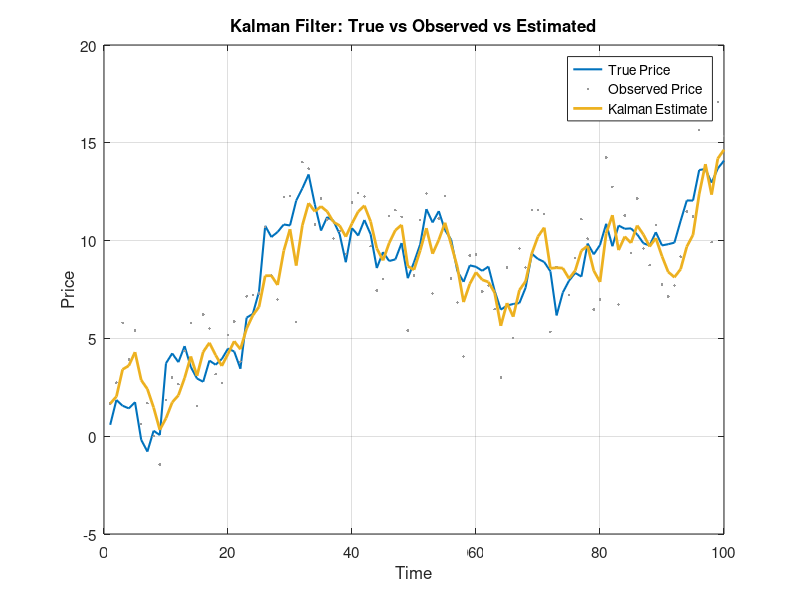

Source code (MATLAB):
% kalman_price_filter.m
% Simple Kalman filter on noisy price observations

n = 100;
true_price = cumsum(randn(n,1));               % Hidden state (e.g. real price)
observed_price = true_price + randn(n,1)*2;     % Observed with noise

% Kalman filter setup
x_hat = zeros(n,1);      % state estimate
P = zeros(n,1);          % estimation error
Q = 1;                   % process noise covariance
R = 4;                   % measurement noise covariance

x_hat(1) = observed_price(1);
P(1) = 1;

for t = 2:n
    % Predict
    x_pred = x_hat(t-1);
    P_pred = P(t-1) + Q;

    % Update
    K = P_pred / (P_pred + R);
    x_hat(t) = x_pred + K * (observed_price(t) - x_pred);
    P(t) = (1 - K) * P_pred;
end

% Plot
figure('Position', [100, 100, 800, 500]);
plot(true_price, '-', 'LineWidth', 1.5, 'DisplayName', 'True Price')
hold on
plot(observed_price, '.', 'DisplayName', 'Observed Price', 'Color', [0.6 0.6 0.6])
plot(x_hat, '-', 'LineWidth', 2, 'DisplayName', 'Kalman Estimate')
xlabel('Time', 'FontSize', 12)
ylabel('Price', 'FontSize', 12)
title('Kalman Filter: True vs Observed vs Estimated', 'FontSize', 14)
legend('Location', 'best')
grid on
set(gca, 'FontName', 'Helvetica', 'FontSize', 11)

% Save to PDF
if ~exist('plots', 'dir')
    mkdir('plots');
end
print('plots/kalman_price_filter', '-dpdf', '-bestfit');
